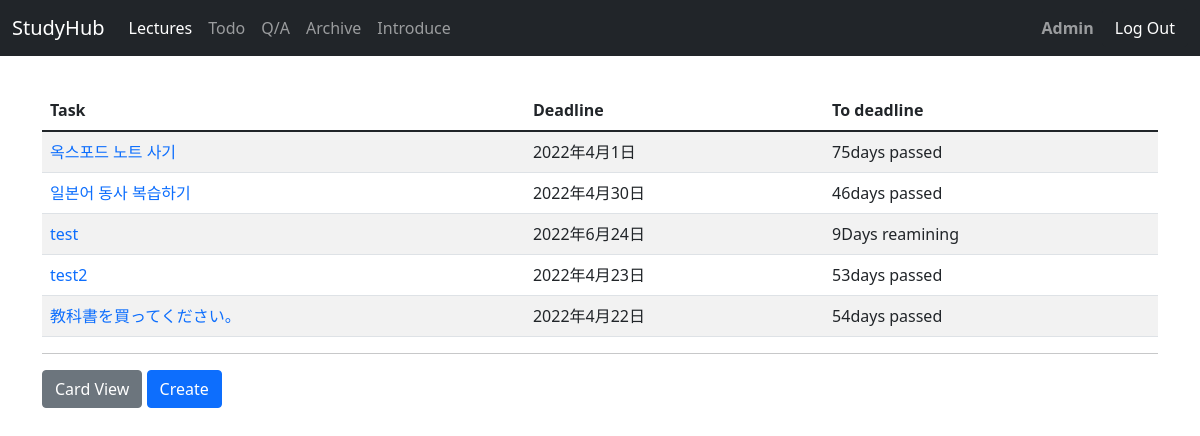
The app's page /todo/list/ (signed in) with its own data.
### todo/models.py (models this page shows, shortened)
class TodoList(models.Model):
    name = models.CharField(max_length=40, verbose_name="Task")
    description = models.TextField(max_length=200, verbose_name="Description")
    date_created = models.DateField(auto_now_add=True, verbose_name="Date")
    date_deadline = models.DateField(verbose_name="Deadline")
    image = models.ImageField(null=True, blank=True, upload_to="", verbose_name='Image')
    file = models.FileField(null=True, blank=True, upload_to="uploads/", verbose_name='File')
    author = models.ForeignKey(User, on_delete=models.CASCADE, name='author')
    def remaining_days(self):
        delta = self.date_deadline - date.today()
        days = delta.days
        if days > 0:
            return f'{days}Days reamining'
        elif days == 0:
            return 'Do It Today!!'
        else:
            days = abs(days)
            return f'{days}days passed'

### todo/views.py (the view)
# urls.py: path('list/', TodoListView.as_view(), name='list'),
class TodoListView(LoginRequiredMixin, ListView):
    model = TodoList
    template_name = 'todo/todo_list.html'
    context_object_name = 'todo_list'
    login_url='common:login'
    def get_queryset(self):
        return TodoList.objects.filter(author=self.request.user)

### todo/templates/todo/todo_list.html (shortened to what this page needs)
{%extends 'base.html' %}
{% block content %}
<div class="container">
    <table class="table table-striped">
        <thead>
            <tr>
                <th>Task</th>
                <th>Deadline</th>
                <th>To deadline</th>
            </tr>
        </thead>
        <tbody>
            {% if todo_list %}
            {%for todo in todo_list %}
            <tr>
                <td><a href="{% url 'todo:detail' todo.id %}" class="text-decoration-none">{{ todo.name }}</td>
                <td>{{ todo.date_deadline}}</td>
                <td>{{ todo.remaining_days}}</td>
            </tr>
            {% endfor%}
            {% else %}
            <td>There is no Task</td>
            {% endif %}
        </tbody>
    </table>
    <hr/>
    <a class="btn btn-secondary pull-right" href="{% url 'todo:index' %}">Card View</a>
    <a href="{% url 'todo:create' %}" class="btn btn-primary" type="button" >Create</a>
    <div class="text-center"></div></div>
{% endblock %}

### records on screen
TodoList: name "옥스포드 노트 사기", date_deadline "2022年4月1日", remaining_days "75days passed"
TodoList: name "일본어 동사 복습하기", date_deadline "2022年4月30日", remaining_days "46days passed"
TodoList: name "test", date_deadline "2022年6月24日", remaining_days "9Days reamining"
TodoList: name "test2", date_deadline "2022年4月23日", remaining_days "53days passed"
TodoList: name "教科書を買ってください。", date_deadline "2022年4月22日", remaining_days "54days passed"
